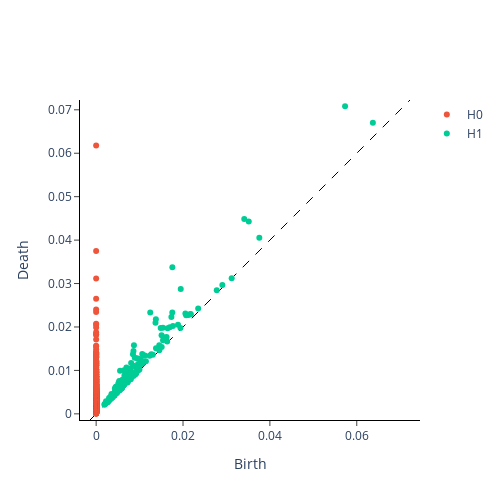

This figure's notebook cell:
### Code cell
plot_diagram(Xt[0])

### Figure 1 — Plotly figure (JSON) as saved in the notebook; plotly's stock layout.template omitted (floating-point values rounded to 4 significant figures; data arrays with more than 128 entries replaced by an {"elided": "..."} marker saying what was removed)
{"data": [{"hoverinfo": "none", "line": {"color": "black", "dash": "dash", "width": 1}, "mode": "lines", "showlegend": false, "type": "scatter", "x": [-0.001417, 0.07226], "y": [-0.001417, 0.07226]}, {"hoverinfo": "text", "hovertext": {"elided": "1257 str values"}, "mode": "markers", "name": "H0", "type": "scatter", "x": {"elided": "1257 int values"}, "y": {"elided": "1257 float values"}}, {"hoverinfo": "text", "hovertext": {"elided": "190 str values"}, "mode": "markers", "name": "H1", "type": "scatter", "x": {"elided": "190 float values"}, "y": {"elided": "190 float values"}}, {"hoverinfo": "text", "hovertext": [], "mode": "markers", "name": "H2", "type": "scatter", "x": [], "y": []}], "layout": {"height": 500, "plot_bgcolor": "white", "width": 500, "xaxis": {"autorange": false, "exponentformat": "e", "linecolor": "black", "linewidth": 1, "mirror": false, "range": [-0.001417, 0.07226], "showexponent": "all", "showline": true, "side": "bottom", "ticks": "outside", "title": {"text": "Birth"}, "type": "linear", "zeroline": true}, "yaxis": {"autorange": false, "exponentformat": "e", "linecolor": "black", "linewidth": 1, "mirror": false, "range": [-0.001417, 0.07226], "scaleanchor": "x", "scaleratio": 1, "showexponent": "all", "showline": true, "side": "left", "ticks": "outside", "title": {"text": "Death"}, "type": "linear", "zeroline": true}}}
